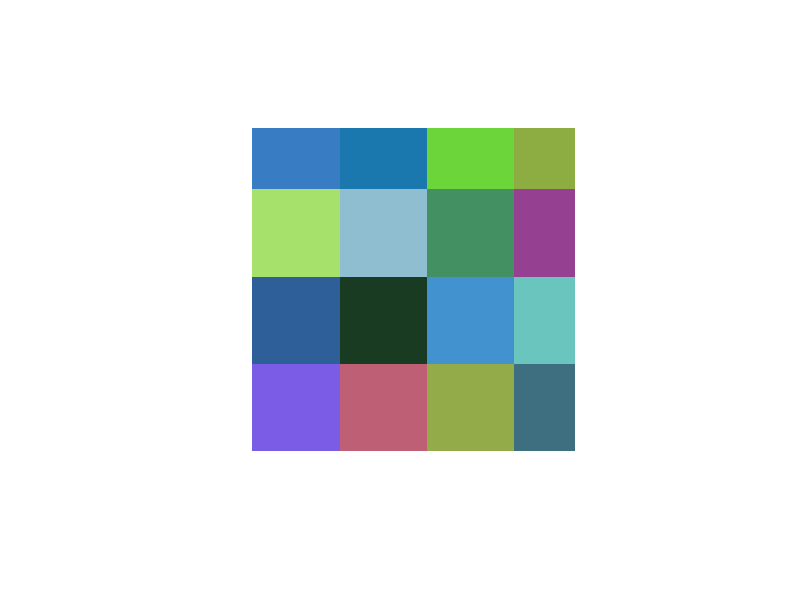
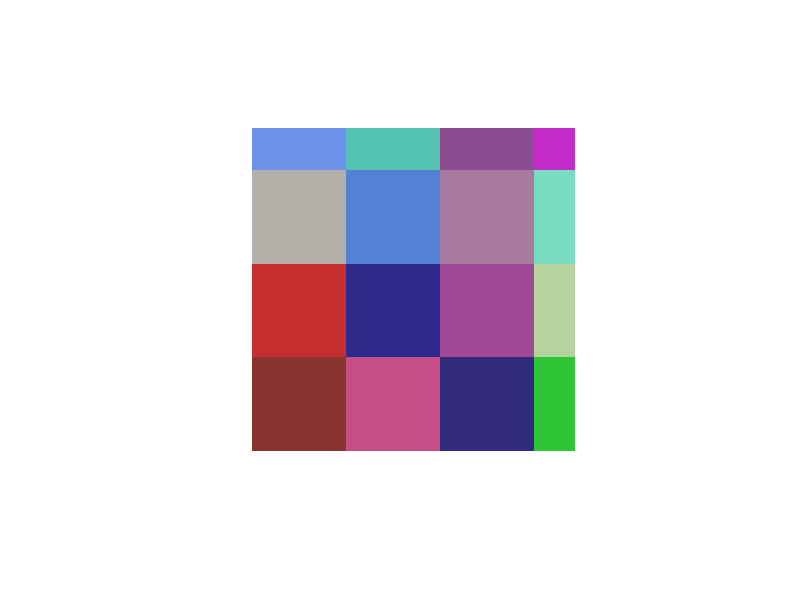
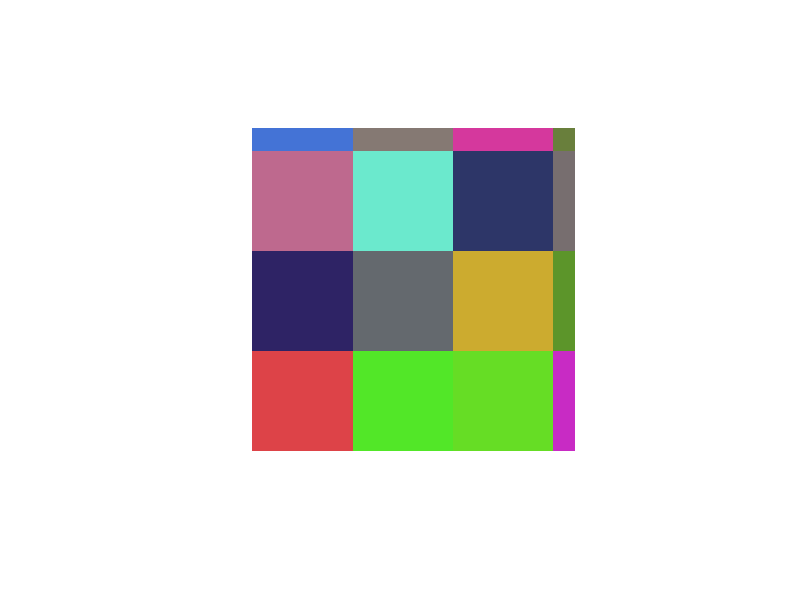
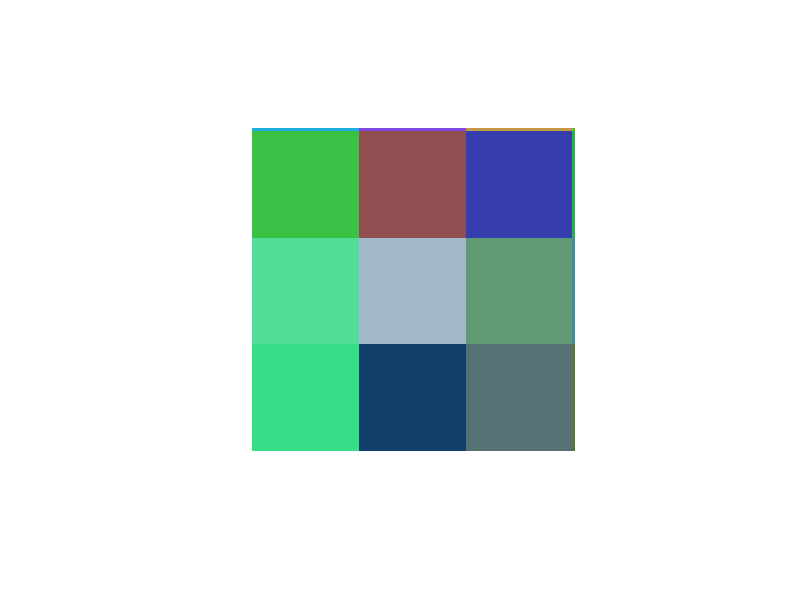

Write MATLAB code to recreate these figures, in order.
% This DEMO calculates a Voronoi diagram with arbitrary points in arbitrary
% polytope/polyheron in 2D/3D

clear all;close all;clc

epsilon = 1e-4;
case_str = 'cubic';


n = [4]; % number of middle cells (not cells on the edge)
m = 4;  % partition number for cell edge length from lowlim to highlim 
        % (for n=1, cell edge can vary from (xmax-xmin)/2 to (xmax-xmin)) 
% num_edgevariate_ramdomshift = 10;


flag_boundary_included = 0; % if boundary is included, big mesh with 1 pos and 3 bndpts can be ran
% flag_boundary_included = 1;


% box
case_box = 1;  % full simulation volume, for bigger mesh size
% case_box = 2;  % only volume for loop, for smaller mesh size
flag_figure = 1;
% flag_figure = 0;
flag_outside = 0; % flag used to indicate if vorvx is outside of bounding box

%% generate random samples
num_bndpoints_inclusion = 3; % number of boundary points (8 in total for cubic boundary) included in delaundry triangulation, because at least 4 points are needed
d = 3;          % dimension of the space
tol = 1e-07;            % tolerance value used in "inhull.m" (larger value high precision, possible numerical error)


if case_box == 1
    xmax = 252;
    xmin = -250;
    ymax = 251;
    ymin = -251;
    zmax = 380;
    zmin = -380;
end


if case_box == 2
    % full loop, extrema calculated by main.py
    xmax = 77;
    xmin = -79;
    ymax = 68;
    ymin = -73;
    zmax = -57;
    zmin = -154;
end

bnd0 = [xmin ymin zmax; xmax ymin zmin;  xmin ymax zmin; xmax ymax zmin; xmin ymax zmax; xmax ymin zmax; xmax ymax zmax; xmin ymin zmin];       % generate boundary point-candidates

x_boxsize = xmax-xmin;
y_boxsize = ymax-ymin;
z_boxsize = zmax-zmin;


cellsize_matrix = [];
for ii = 1:size(n,2)

n_middle_cell = n(ii);  % number of discretizations for volume for regular(cubic) discretization 
nx_middle_cell = n_middle_cell;
ny_middle_cell = n_middle_cell;
nz_middle_cell = n_middle_cell;

yourFolder = strcat(case_str,num2str(n_middle_cell));
if not(isfolder(yourFolder))
    mkdir(yourFolder);
end


x_distance_lowlim = x_boxsize/(nx_middle_cell);
x_distance_highlim = x_boxsize/(nx_middle_cell-1);
y_distance_lowlim = y_boxsize/(ny_middle_cell);
y_distance_highlim = y_boxsize/(ny_middle_cell-1);
z_distance_lowlim = z_boxsize/(nz_middle_cell);
z_distance_highlim = z_boxsize/(nz_middle_cell-1);

x_distance_increment = (0.99*x_distance_highlim-x_distance_lowlim)/m;
y_distance_increment = (0.99*y_distance_highlim-y_distance_lowlim)/m;
z_distance_increment = (0.99*z_distance_highlim-z_distance_lowlim)/m;


for jj = 2:m+1
        x_distance = x_distance_lowlim+(jj-1)*x_distance_increment;
        y_distance = y_distance_lowlim+(jj-1)*y_distance_increment;
        z_distance = z_distance_lowlim+(jj-1)*z_distance_increment;    

        n_xcell_middle = floor(x_boxsize/x_distance);
        n_ycell_middle = floor(y_boxsize/y_distance);
        n_zcell_middle = floor(z_boxsize/z_distance);

        x_max_to_grid = (x_boxsize - n_xcell_middle*x_distance);
        y_max_to_grid = (y_boxsize - n_ycell_middle*y_distance);
        z_max_to_grid = (z_boxsize - n_zcell_middle*z_distance);

%         rng('shuffle')
%         x_shift = rand*(x_max_to_grid);
%         y_shift = rand*(y_max_to_grid);
%         z_shift = rand*(z_max_to_grid);       
        x_shift = 0;
        y_shift = 0;
        z_shift = 0;
        
        x_grid_min = xmin+x_shift;
        y_grid_min = ymin+y_shift;
        z_grid_min = zmin+z_shift;

        x_grid_max = xmax-x_max_to_grid+x_shift;
        y_grid_max = ymax-y_max_to_grid+y_shift;
        z_grid_max = zmax-z_max_to_grid+z_shift;


        n_xcellvertice = n_xcell_middle+1;
        n_ycellvertice = n_ycell_middle+1;
        n_zcellvertice = n_zcell_middle+1;

        x_edge_sites = [xmin,xmax];
        y_edge_sites = [ymin,ymax];
        z_edge_sites = [zmin,zmax];
        x_regular_sites = linspace(x_grid_min,x_grid_max,n_xcellvertice);
        y_regular_sites = linspace(y_grid_min,y_grid_max,n_ycellvertice);
        z_regular_sites = linspace(z_grid_min,z_grid_max,n_zcellvertice);
        cellsize = ((x_regular_sites(2)-x_regular_sites(1))*(y_regular_sites(2)-y_regular_sites(1))*(z_regular_sites(2)-z_regular_sites(1)))^(1/3);

        if ~any(x_regular_sites(:)==xmin)
            x_sites = [xmin,x_regular_sites];
        else 
            x_sites = x_regular_sites;
        end
        if ~any(y_regular_sites(:)==ymin)
            y_sites = [ymin,y_regular_sites];
        else 
            y_sites = y_regular_sites;
        end
        if ~any(z_regular_sites(:)==zmin)
            z_sites = [zmin,z_regular_sites];
        else 
            z_sites = z_regular_sites;
        end


        if ~any(x_regular_sites(:)==xmax)
            x_sites = [x_regular_sites,xmax];
        else 
            x_sites = x_regular_sites;
        end
        if ~any(y_regular_sites(:)==ymax)
            y_sites = [y_regular_sites,ymax];
        else 
            y_sites = y_regular_sites;
        end
        if ~any(z_regular_sites(:)==zmax)
            z_sites = [z_regular_sites,zmax];
        else 
            z_sites = z_regular_sites;
        end

        n_xcell = size(x_sites,2)-1;
        n_ycell = size(y_sites,2)-1;
        n_zcell = size(z_sites,2)-1;

        count = 0;
        for i = 1:n_xcell
            for j = 1:n_ycell
                for k = 1:n_zcell
                    count = count + 1;
                    vorvx_cube_cell{count} = [[x_sites(i),y_sites(j),z_sites(k)];
                        [x_sites(i),y_sites(j),z_sites(k+1)];
                        [x_sites(i),y_sites(j+1),z_sites(k)];
                        [x_sites(i),y_sites(j+1),z_sites(k+1)];
                        [x_sites(i+1),y_sites(j),z_sites(k)];
                        [x_sites(i+1),y_sites(j),z_sites(k+1)];
                        [x_sites(i+1),y_sites(j+1),z_sites(k)];
                        [x_sites(i+1),y_sites(j+1),z_sites(k+1)]];
                end
            end
        end
    


%% PLOT
for i = 1:size(vorvx_cube_cell,2)
    col(i,:)= rand(1,3);
end

if flag_figure == 1

figure('position',[0 0 600 600],'Color',[1 1 1]);
hold on;
for i = 1:size(vorvx_cube_cell,2)
    K = convhulln(vorvx_cube_cell{i});
    flag_outside = 0;
%   scatter3(vorvx_cube_cell{i}(:,1),vorvx_cube_cell{i}(:,2),vorvx_cube_cell{i}(:,3),'Marker','o','MarkerFaceColor',[0 .75 .75], 'MarkerEdgeColor','k');

    if max(vorvx_cube_cell{i}(:,1))>xmax+0.1
        flag_outside = 1;
    end
    if min(vorvx_cube_cell{i}(:,1))<xmin-0.1
        flag_outside = 1;
    end
    if max(vorvx_cube_cell{i}(:,2))>ymax+0.1
        flag_outside = 1;
    end
    if min(vorvx_cube_cell{i}(:,2))<ymin-0.1
        flag_outside = 1;
    end
    if max(vorvx_cube_cell{i}(:,3))>zmax+0.1
        flag_outside = 1;
    end
    if min(vorvx_cube_cell{i}(:,3))<zmin-0.1
        flag_outside = 1;
    end

    if flag_outside == 1
        continue
    end

    trisurf(K,vorvx_cube_cell{i}(:,1),vorvx_cube_cell{i}(:,2),vorvx_cube_cell{i}(:,3),'FaceColor',col(i,:),'FaceAlpha',0.5,'EdgeAlpha',0)

end
hold off
axis('equal')
xlabel('X');ylabel('Y');zlabel('Z');
axis off
end

vorvx_namestring = ['n',num2str(n_middle_cell),'_vorvx',num2str(jj-1),'.txt'];
vorvx_fileID = fopen(strcat(yourFolder,'/',vorvx_namestring),'w');

for i = 1:size(vorvx_cube_cell,2)
    M = cell2mat(vorvx_cube_cell(i));
    A1 = M(:,1);
    A2 = M(:,2);
    A3 = M(:,3);

    fprintf(vorvx_fileID, '[');
    for j = 1:size(A1)
        formatSpec1 = '[%8.4f,';
        fprintf(vorvx_fileID,formatSpec1,A1(j));

        formatSpec2 = '%8.4f,';
        fprintf(vorvx_fileID,formatSpec2,A2(j));

        formatSpec3 = '%8.4f],\n';
        fprintf(vorvx_fileID,formatSpec3,A3(j));
    end
    fprintf(vorvx_fileID, ']');
    fprintf(vorvx_fileID, ',');
end
fclose(vorvx_fileID);
cellsize_matrix = [cellsize_matrix,cellsize];
end

end

cellsize_matrix